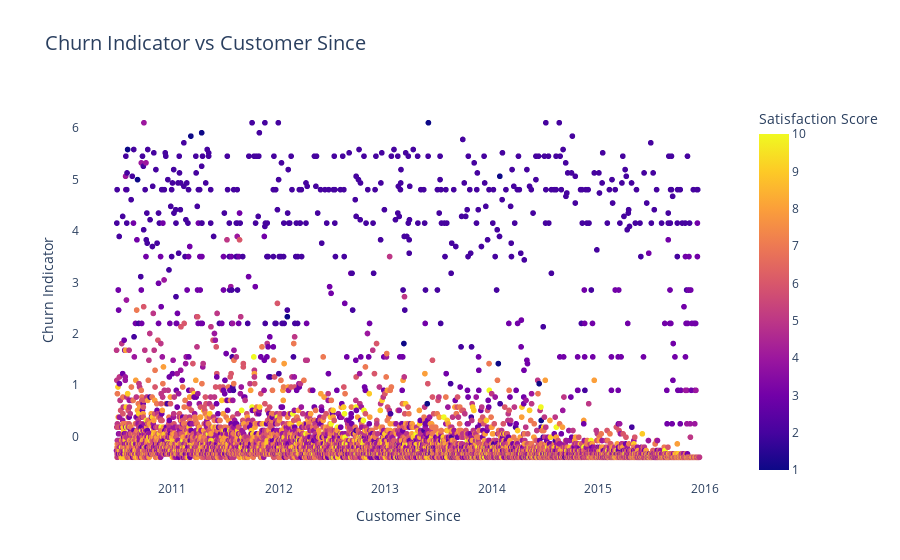

The notebook cell saved with this chart:
### Code cell
import plotly.express as px

fig = px.scatter(df_cleaned, 
                 x='CustomerSince', 
                 y='ChurnIndicator', 
                 color='Satisfaction Score',
                 title='Churn Indicator vs Customer Since',
                 labels={'CustomerSince': 'Customer Since', 'ChurnIndicator': 'Churn Indicator'},
                 hover_data=['CustomerSince'])

fig.update_layout(
    title_font_size=20,
    xaxis_title_font_size=14,
    yaxis_title_font_size=14,
    plot_bgcolor='rgba(0,0,0,0)',
    legend_title_text='Species',
)

fig.show()

### Figure 1 — Plotly figure (JSON) as saved in the notebook; plotly's stock layout.template omitted (floating-point values rounded to 4 significant figures; data arrays with more than 128 entries replaced by an {"elided": "..."} marker saying what was removed)
{"data": [{"hovertemplate": "Customer Since=%{x}<br>Churn Indicator=%{y}<br>Satisfaction Score=%{marker.color}<extra></extra>", "legendgroup": "", "marker": {"color": {"elided": "9990 float values"}, "coloraxis": "coloraxis", "symbol": "circle"}, "mode": "markers", "name": "", "showlegend": false, "type": "scattergl", "x": {"elided": "9990 str values"}, "xaxis": "x", "y": {"elided": "9990 float values"}, "yaxis": "y"}], "layout": {"autosize": true, "coloraxis": {"colorbar": {"title": {"text": "Satisfaction Score"}}, "colorscale": [[0, "#0d0887"], [0.1111, "#46039f"], [0.2222, "#7201a8"], [0.3333, "#9c179e"], [0.4444, "#bd3786"], [0.5556, "#d8576b"], [0.6667, "#ed7953"], [0.7778, "#fb9f3a"], [0.8889, "#fdca26"], [1, "#f0f921"]]}, "legend": {"title": {"text": "Species"}, "tracegroupgap": 0}, "plot_bgcolor": "rgba(0, 0, 0, 0)", "title": {"font": {"size": 20}, "text": "Churn Indicator vs Customer Since"}, "xaxis": {"anchor": "y", "autorange": true, "domain": [0, 1], "range": ["2010-02-21 11:28:06.0679", "2016-04-14 09:25:53.9321"], "title": {"font": {"size": 14}, "text": "Customer Since"}, "type": "date"}, "yaxis": {"anchor": "x", "autorange": true, "domain": [0, 1], "range": [-0.9386, 6.639], "title": {"font": {"size": 14}, "text": "Churn Indicator"}, "type": "linear"}}}
